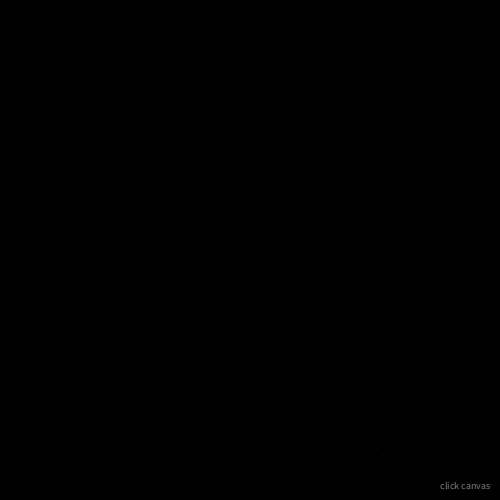
Frame 1 (no input)
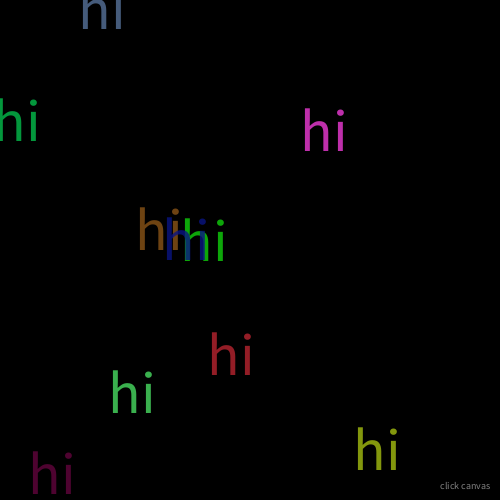
Frame 60 (the mouse pressed at the canvas centre just before this capture)
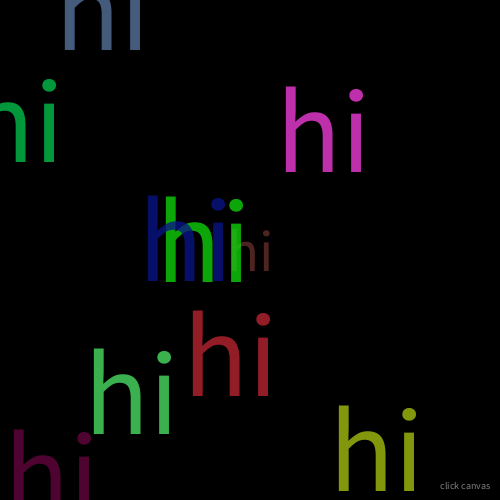
Frame 120 (the mouse held since frame 60 and released just before this capture)

The Processing sketch that drew these frames (run headless with seeded random() and noise(); from frame 60 on, the mouse is pressed at the canvas centre):

// Processing sketch: processing_184669
// ── processing_184669.pde

scream[] shouts;

int nrofshouts = 10;
int lastshout=0;
int mp =0;


int x,y;

void setup() {
  size(500, 500);
  smooth();
  textAlign(CENTER, CENTER);
  background(0);  
  fill(128);
  textSize(10);
  text("click canvas",width-35,height-15);
  
  shouts = new scream[nrofshouts];
  for (int i = 0; i < nrofshouts; i++){
    shouts[i] = new scream(random(0,width),random(0,height), color(random(0,255),random(0,255),random(0,255)));
  }
}

void mousePressed(){
  mp=1;
  lastshout++;
  if (lastshout > nrofshouts-1) {lastshout=0;} 
}

void draw(){
  background(0);  
  fill(128);
  textSize(10);
  text("click canvas",width-35,height-15);
  
  for (int i = 0; i < nrofshouts; i++){
    shouts[i].grow();
  }
  
  if (mp==1){
     
    shouts[lastshout] = new scream(mouseX, mouseY, color(random(0,255),random(0,255),random(0,255)));
    mp=0;
  }  
}

class scream{
  float x,y;
  int size=1;
  color c;
  
  scream(float tempx, float tempy, color tempcolor){
    x=tempx;
    y=tempy;
    c=tempcolor;       
  }
 
  void grow(){
    fill(c, 200); 
    textSize(size++);
    text("hi",x,y);
  }
}
